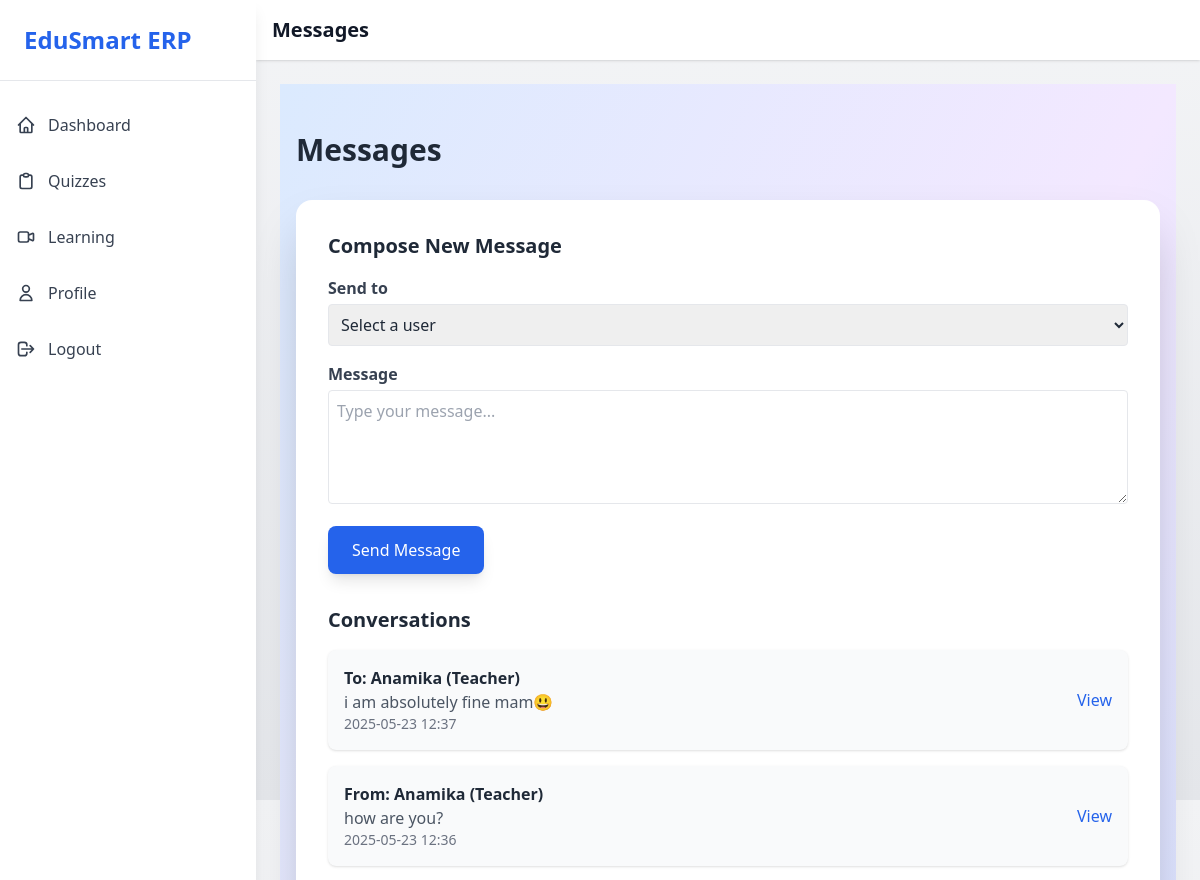
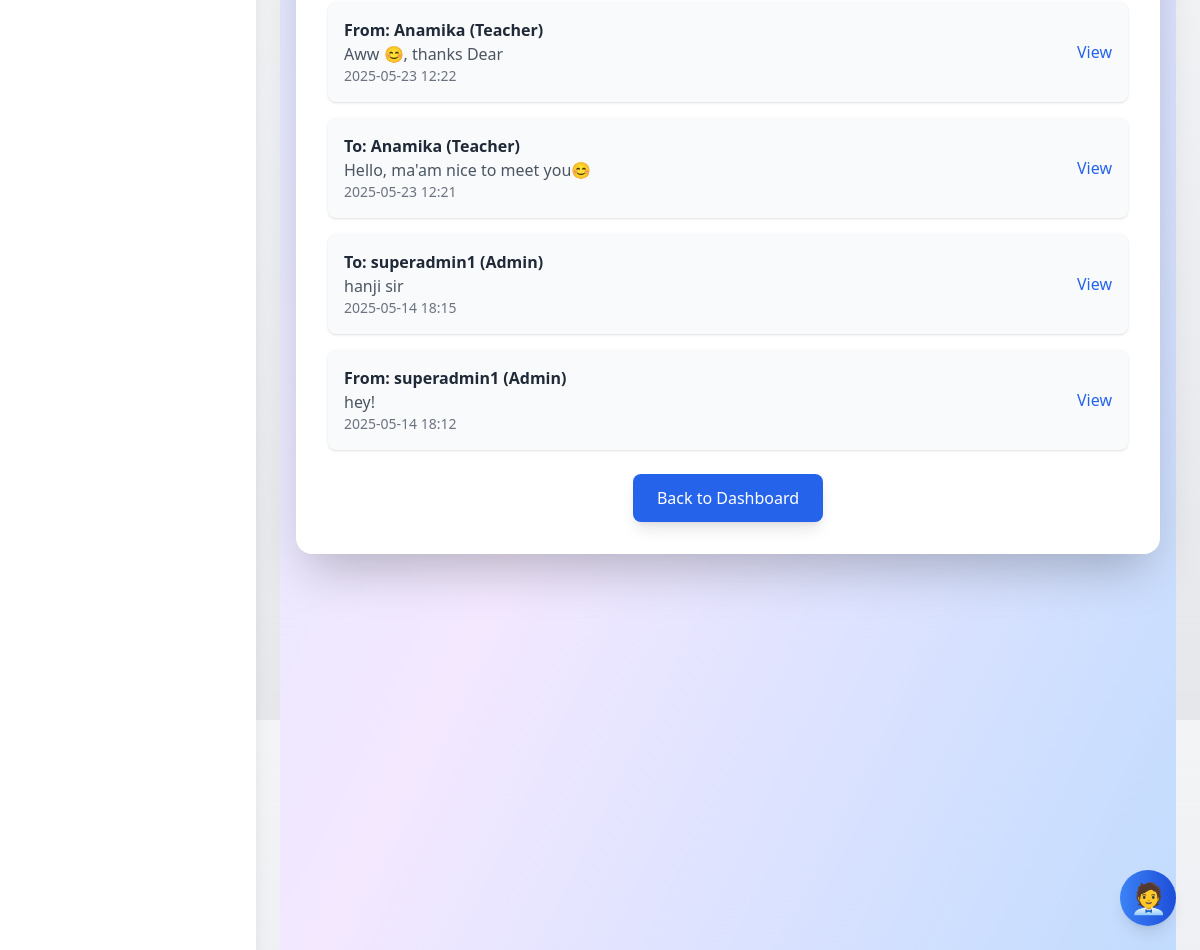
The page /accounts/messages/ (signed in) on the database its author committed (2 pictures, top to bottom).
### accounts/models.py (models this page shows, shortened)
class Message(models.Model):
    sender = models.ForeignKey(CustomUser, on_delete=models.CASCADE, related_name='sent_messages')
    receiver = models.ForeignKey(CustomUser, on_delete=models.CASCADE, related_name='received_messages')
    content = models.TextField()
    timestamp = models.DateTimeField(auto_now_add=True)
    is_read = models.BooleanField(default=False)
    class Meta:
        ordering = ['timestamp']

class CustomUser(AbstractUser):
    USER_TYPE_CHOICES = (
        ('student', 'Student'),
        ('teacher', 'Teacher'),
        ('admin', 'Admin'),  # Added admin choice
    )
    user_type = models.CharField(max_length=10, choices=USER_TYPE_CHOICES, default='student')
    department = models.CharField(max_length=100, blank=True, null=True)
    designation = models.CharField(max_length=100, blank=True, null=True)
    course = models.CharField(max_length=100, blank=True, null=True)
    branch = models.CharField(max_length=100, blank=True, null=True)
    roll_number = models.CharField(max_length=50, blank=True, null=True)
    profile_picture = models.ImageField(upload_to='profiles/', blank=True, null=True)
    bio = models.TextField(blank=True, null=True)
    is_email_verified = models.BooleanField(default=False)
    is_active = models.BooleanField(default=True)
    is_sub_admin = models.BooleanField(default=False)  # Added field

### accounts/views.py (the view)
# urls.py: path('messages/', views.message_inbox, name='message_inbox'),
@login_required
def message_inbox(request):
    users = CustomUser.objects.exclude(id=request.user.id).order_by('username')
    print(f"Users for dropdown: {users.count()}")
    conversations = Message.objects.filter(
        models.Q(sender=request.user) | models.Q(receiver=request.user)
    ).order_by('-timestamp')
    unread_count = Message.objects.filter(receiver=request.user, is_read=False).count()
    Message.objects.filter(receiver=request.user, is_read=False).update(is_read=True)
    return render(request, 'accounts/message_inbox.html', {
        'users': users,
        'conversations': conversations,
        'unread_count': unread_count,
        'user': request.user,
    })

### accounts/templates/accounts/message_inbox.html (shortened to what this page needs)
{% extends 'base.html' %}
{% load static %}
{% block header %}Messages{% endblock %}
{% block content %}
<div class="min-h-screen bg-gradient-to-br from-blue-100 via-purple-100 to-blue-200 py-12">
    <div class="max-w-6xl mx-auto px-4">
        <h2 class="text-3xl font-extrabold text-gray-800 mb-8 animate-slide-in-left">Messages</h2>
        <div class="bg-white rounded-2xl shadow-2xl p-8 animate-fade-in-up">
            <div class="mb-8">
                <h3 class="text-xl font-semibold text-gray-800 mb-4">Compose New Message</h3>
                <form method="post" action="{% url 'accounts:send_message' %}" class="space-y-4">
                    <div>
                        <label for="receiver" class="block text-gray-700 font-semibold mb-1">Send to</label>
                        <select name="receiver" id="receiver" class="w-full p-2 border rounded focus:ring-2 focus:ring-blue-500" required>
                            <option value="">Select a user</option>
                        </select>
                    </div>
                    <div>
                        <label for="content" class="block text-gray-700 font-semibold mb-1">Message</label>
                        <textarea name="content" id="content" rows="4" class="w-full p-2 border rounded focus:ring-2 focus:ring-blue-500" placeholder="Type your message..." required></textarea>
                    </div>
                    <button type="submit" class="bg-blue-600 text-white px-6 py-3 rounded-lg hover:bg-blue-700 transition-all duration-300 transform hover:scale-105 shadow-lg">
                        Send Message
                    </button>
                </form>
            </div>
            <h3 class="text-xl font-semibold text-gray-800 mb-4">Conversations</h3>
            {% if conversations %}
                <div class="space-y-4">
                    {% for conversation in conversations %}
                        <div class="bg-gray-50 p-4 rounded-lg shadow hover:bg-gray-100 transition-all duration-200">
                            <div class="flex justify-between items-center">
                                <div>
                                    <p class="text-gray-800 font-semibold">
                                        {% if conversation.sender == user %}
                                            To: {{ conversation.receiver.username }} ({{ conversation.receiver.user_type|capfirst }})
                                        {% else %}
                                            From: {{ conversation.sender.username }} ({{ conversation.sender.user_type|capfirst }})
                                        {% endif %}
                                    </p>
                                    <p class="text-gray-600">{{ conversation.content|truncatewords:20 }}</p>
                                    <p class="text-sm text-gray-500">{{ conversation.timestamp|date:"Y-m-d H:i" }}</p>
                                </div>
                                <div class="flex items-center space-x-2">
                                    <a href="{% url 'accounts:conversation_detail' conversation.id %}" class="text-blue-600 hover:underline">View</a>
                                </div>
                            </div>
                        </div>
                    {% endfor %}
                </div>
            {% else %}
                <p class="text-gray-600">No messages yet. Start a conversation above!</p>
            {% endif %}
            <div class="mt-6 flex justify-center">
                <a href="{% url 'accounts:dashboard' %}" class="bg-blue-600 text-white px-6 py-3 rounded-lg hover:bg-blue-700 transition-all duration-300 transform hover:scale-105 shadow-lg">
                    Back to Dashboard
                </a>
            </div>
        </div>
    </div>
</div>
{% endblock %}

### templates/base.html (shortened to what this page needs)
{% load static %}
<!DOCTYPE html>
<html lang="en">
<head>
    <link href="https://cdn.jsdelivr.net/npm/tailwindcss@2.2.19/dist/tailwind.min.css" rel="stylesheet">
    <link rel="stylesheet" href="{% static 'css/styles.css' %}">
        <script src="https://cdn.tailwindcss.com"></script>
        <link href="{% static 'css/custom.css' %}" rel="stylesheet">
</head>
<body class="theme-light min-h-screen transition-all duration-300 font-sans">
    <div class="flex h-screen">
        <aside class="w-64 bg-white shadow-lg fixed h-full z-10 transition-all duration-300 sidebar transform hover:shadow-xl">
            <div class="p-6 border-b border-gray-200 animate-slide-in-left">
                <h1 class="text-2xl font-extrabold text-blue-600 animate-pulse-once">EduSmart ERP</h1>
            </div>
            <nav class="mt-4">
                {% if user.is_authenticated %}
                    {% if user.user_type == 'student' %}
                        <a href="{% url 'accounts:dashboard' %}" class="flex items-center p-4 text-gray-700 hover:bg-blue-50 transition-colors duration-200 hover:scale-105 transform">
                            <svg class="w-5 h-5 mr-3 animate-shake" fill="none" stroke="currentColor" viewBox="0 0 24 24"><path stroke-linecap="round" stroke-linejoin="round" stroke-width="2" d="M3 12l2-2m0 0l7-7 7 7M5 10v10a1 1 0 001 1h3m10-11l2 2m-2-2v10a1 1 0 01-1 1h-3m-6 0a1 1 0 001-1v-4a1 1 0 011-1h2a1 1 0 011 1v4a1 1 0 001 1m-6 0h6"/></svg>
                            Dashboard
                        </a>
                        <a href="{% url 'quiz_list'%}" class="flex items-center p-4 text-gray-700 hover:bg-blue-50 transition-colors duration-200 hover:scale-105 transform">
                            <svg class="w-5 h-5 mr-3 animate-shake" fill="none" stroke="currentColor" viewBox="0 0 24 24"><path stroke-linecap="round" stroke-linejoin="round" stroke-width="2" d="M9 5H7a2 2 0 00-2 2v12a2 2 0 002 2h10a2 2 0 002-2V7a2 2 0 00-2-2h-2M9 5a2 2 0 002 2h2a2 2 0 002-2M9 5a2 2 0 012-2h2a2 2 0 012 2"/></svg>
                            Quizzes
                        </a>
                        <a href="{% url 'learning:video_learning' %}" class="flex items-center p-4 text-gray-700 hover:bg-blue-50 transition-colors duration-200 hover:scale-105 transform">
                            <svg class="w-5 h-5 mr-3 animate-shake" fill="none" stroke="currentColor" viewBox="0 0 24 24"><path stroke-linecap="round" stroke-linejoin="round" stroke-width="2" d="M15 10l4.553-2.276A1 1 0 0121 8.618v6.764a1 1 0 01-1.447.894L15 14M5 18h8a2 2 0 002-2V8a2 2 0 00-2-2H5a2 2 0 00-2 2v8a2 2 0 002 2z"/></svg>
                            Learning
                        </a>
                    {% endif %}
                    <a href="{% url 'accounts:profile_update' %}" class="flex items-center p-4 text-gray-700 hover:bg-blue-50 transition-colors duration-200 hover:scale-105 transform">
                        <svg class="w-5 h-5 mr-3 animate-shake" fill="none" stroke="currentColor" viewBox="0 0 24 24"><path stroke-linecap="round" stroke-linejoin="round" stroke-width="2" d="M16 7a4 4 0 11-8 0 4 4 0 018 0zM12 14a7 7 0 00-7 7h14a7 7 0 00-7-7z"/></svg>
                        Profile
                    </a>
                    <a href="{% url 'accounts:logout' %}" class="flex items-center p-4 text-gray-700 hover:bg-blue-50 transition-colors duration-200 hover:scale-105 transform">
                        <svg class="w-5 h-5 mr-3 animate-shake" fill="none" stroke="currentColor" viewBox="0 0 24 24"><path stroke-linecap="round" stroke-linejoin="round" stroke-width="2" d="M17 16l4-4m0 0l-4-4m4 4H7m6 4v1a3 3 0 01-3 3H6a3 3 0 01-3-3V7a3 3 0 013-3h4a3 3 0 013 3v1"/></svg>
                        Logout
                    </a>
                {% endif %}
            </nav>
        </aside>
        <div class="flex-1 ml-64">
            <header class="bg-white shadow p-4 flex justify-between items-center transition-all duration-300 animate-fade-in">
                <h2 class="text-xl font-semibold text-gray-900 animate-slide-in-right">{% block header %}{% endblock %}</h2>
            </header>
            <main class="p-6 animate-fade-in">
                {% block content %}
                {% endblock %}
            </main>
        </div>
    </div>
    <button id="chat-icon" class="fixed bottom-6 right-6 bg-gradient-to-r from-blue-500 to-blue-700 text-white text-3xl w-14 h-14 rounded-full flex items-center justify-center cursor-pointer shadow-lg animate-pulse-slow hover:scale-110 transition-all duration-300 z-50">
        🧑‍💼
    </button>
</body>
</html>

### static/css/styles.css (style rules this page uses)
body.theme-light { background: linear-gradient(to bottom, #f3f4f6, #e5e7eb); color: #1f2937; }
.sidebar { transition: all 0.3s ease; }
.sidebar a { transition: all 0.2s ease; }
header { transition: all 0.3s ease; }
button, a.bg-blue-600 { background: #2563eb; border-radius: 8px; transition: all 0.3s ease; }
input, select { border-radius: 8px; transition: all 0.3s ease; }
#chat-icon { transition: transform 0.2s ease, background 0.2s ease; }
.sidebar { transition: transform 0.3s ease-in-out, box-shadow 0.3s ease-in-out; }
.animate-slide-in-left { animation: slide-in-left 0.3s ease-in-out; }
.animate-slide-in-right { animation: slide-in-right 0.3s ease-in-out; }
.animate-fade-in { animation: fade-in 0.5s ease-in-out; }
.animate-pulse-slow { animation: pulse-slow 2s infinite; }
.animate-pulse-once { animation: pulse-once 0.5s; }
.theme-light { background-color: #f3f4f6; color: #1f2937; }
.animate-shake { animation: shake 0.5s ease-in-out infinite; animation-play-state: paused; }

### rows shown on the page
Message: receiver.username "Anamika", receiver.user_type "Teacher", content "i am absolutely fine mam😃", timestamp "2025-05-23 12:37"
Message: sender.username "Anamika", sender.user_type "Teacher", content "how are you?", timestamp "2025-05-23 12:36"
Message: sender.username "Anamika", sender.user_type "Teacher", content "Aww 😊, thanks Dear", timestamp "2025-05-23 12:22"
Message: receiver.username "Anamika", receiver.user_type "Teacher", content "Hello, ma'am nice to meet you😊", timestamp "2025-05-23 12:21"
Message: receiver.username "superadmin1", receiver.user_type "Admin", content "hanji sir", timestamp "2025-05-14 18:15"
Message: sender.username "superadmin1", sender.user_type "Admin", content "hey!", timestamp "2025-05-14 18:12"
